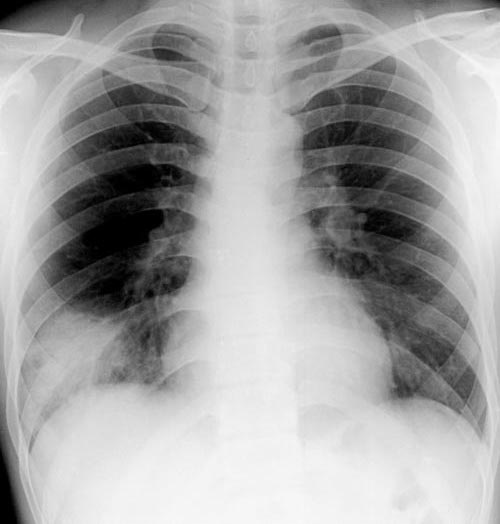
#> input picture data/raw/Corona Virus Disease/1132.jpg, 500 x 524 px, found by its file name; its folder holds only this picture in this run
$ python test_grad.py
#> lines starting #> are read from the running program, lines starting #| are printed output that depends on the picture
import os
import numpy as np
from PIL import Image

dataset_dir = r"c:\Users\1\OneDrive - Politecnico di Bari\POLIBA\1 anno\1 semestre\statistical metods\progetto\LungXRays-grayscale\train\Corona Virus Disease"

files = sorted([f for f in os.listdir(dataset_dir) if f.endswith(".jpg") or f.endswith(".png")])
for f in files[:30]:
    fp = os.path.join(dataset_dir, f)
    img = np.array(Image.open(fp).convert('L')).astype(np.float64)

    gy, gx = np.gradient(img)
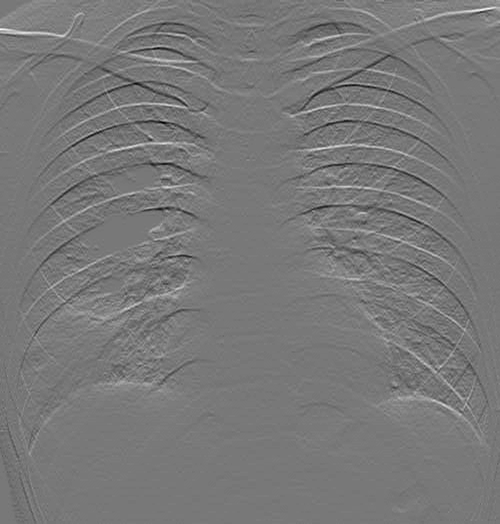
#> gy: shape (524, 500) float64; min -42, max 47, mean 0.2; drawn with min black and max white
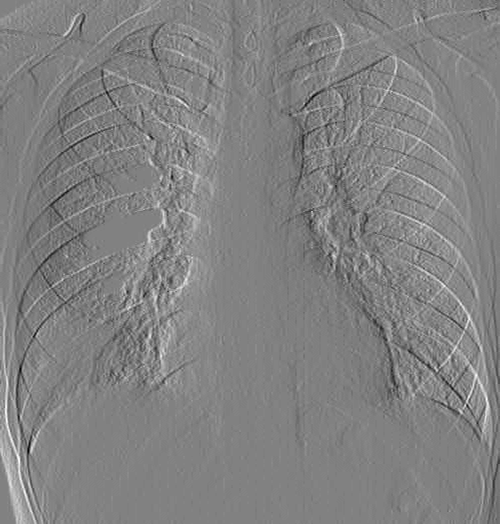
#> gx: shape (524, 500) float64; min -30, max 29, mean 0.1; drawn with min black and max white
    grad_mag = np.sqrt(gx**2 + gy**2)
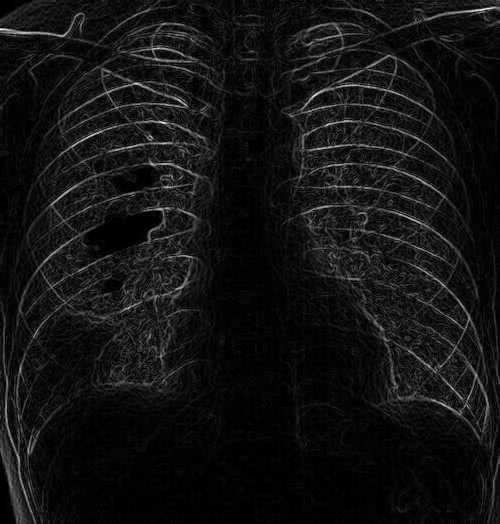
#> grad_mag: shape (524, 500) float64; min 0, max 47.01, mean 3.5; drawn with min black and max white

    # Check the whole image for exactly zero gradients
    # Smeared padding has perfectly 0 gradient in the orthogonal direction,
    # but the magnitude might be non-zero if the other direction varies?
    # No, BORDER_REPLICATE means adjacent pixels are identical in the replicate direction.
    # Actually, a better check is if gy == 0 AND gx == 0.
    zero_grad_pct = np.mean(grad_mag < 1.0) * 100
#> zero_grad_pct = 24.28

    # Check edges specifically
    h, w = img.shape
#> h = 524; w = 500
    margin = 30
    mask = np.ones((h, w), dtype=bool)
    mask[margin:-margin, margin:-margin] = False

    zero_grad_margin = np.mean(grad_mag[mask] < 0.5) * 100
#> zero_grad_margin = 11.42

    if zero_grad_margin > 15:
        print(f"PADDED: {f} | Zero Grad Margin: {zero_grad_margin:.1f}%")
    else:
        print(f"Normal: {f} | Zero Grad Margin: {zero_grad_margin:.1f}%")
#| Normal: 1132.jpg | Zero Grad Margin: 11.4%

$ run again, on data/raw/Corona Virus Disease/191.jpg
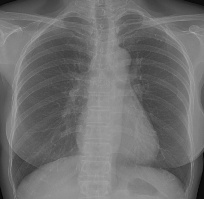
#> input picture data/raw/Corona Virus Disease/191.jpg, 204 x 199 px, found by its file name
#> `gy, gx = np.gradient(img)`:
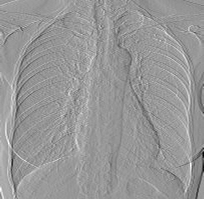
#> gx: shape (199, 204) float64; min -44, max 30, mean 0; drawn with min black and max white
#> `grad_mag = np.sqrt(gx**2 + gy**2)`:
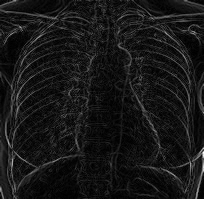
#> grad_mag: shape (199, 204) float64; min 0, max 47.76, mean 4.3; drawn with min black and max white
#> zero_grad_pct = 6.47
#> zero_grad_margin = 0.967
#| Normal: 191.jpg | Zero Grad Margin: 1.0%
